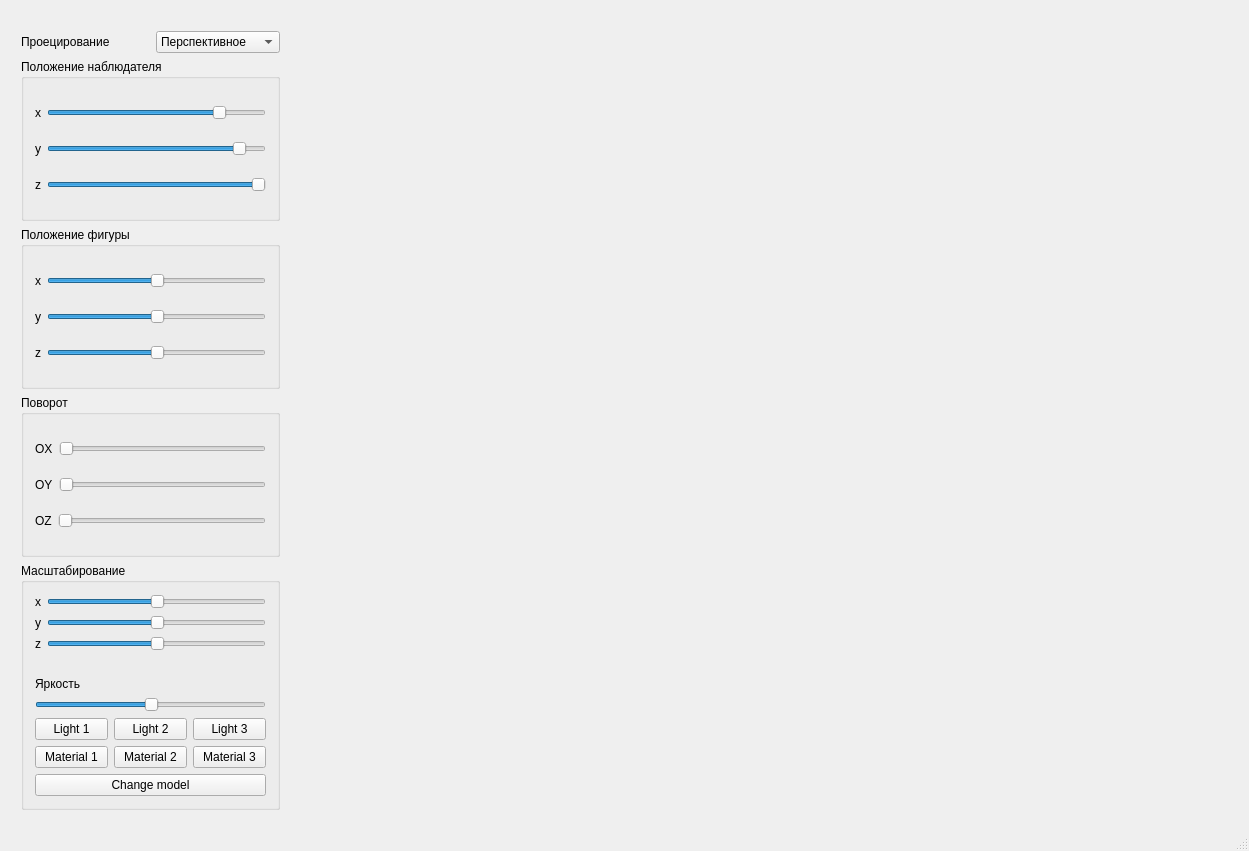
<?xml version="1.0" encoding="UTF-8"?>
<ui version="4.0">
 <class>MainWindow</class>
 <widget class="QMainWindow" name="MainWindow">
  <property name="geometry">
   <rect>
    <x>0</x>
    <y>0</y>
    <width>1249</width>
    <height>851</height>
   </rect>
  </property>
  <property name="windowTitle">
   <string>kg6</string>
  </property>
  <widget class="QWidget" name="centralWidget">
   <widget class="QWidget" name="layoutWidget">
    <property name="geometry">
     <rect>
      <x>10</x>
      <y>20</y>
      <width>281</width>
      <height>801</height>
     </rect>
    </property>
    <layout class="QVBoxLayout" name="verticalLayout_6">
     <item>
      <layout class="QHBoxLayout" name="horizontalLayout_13">
       <property name="spacing">
        <number>10</number>
       </property>
       <item>
        <widget class="QLabel" name="label_5">
         <property name="text">
          <string>Проецирование</string>
         </property>
        </widget>
       </item>
       <item>
        <widget class="QComboBox" name="comboBox">
         <item>
          <property name="text">
           <string>Перспективное</string>
          </property>
         </item>
         <item>
          <property name="text">
           <string>Ортогональное</string>
          </property>
         </item>
        </widget>
       </item>
      </layout>
     </item>
     <item>
      <widget class="QGroupBox" name="groupBox">
       <property name="title">
        <string>Положение наблюдателя</string>
       </property>
       <layout class="QVBoxLayout" name="verticalLayout_4">
        <item>
         <layout class="QHBoxLayout" name="horizontalLayout_4">
          <item>
           <widget class="QLabel" name="label_6">
            <property name="text">
             <string>x</string>
            </property>
           </widget>
          </item>
          <item>
           <widget class="QSlider" name="xSlider">
            <property name="value">
             <number>80</number>
            </property>
            <property name="orientation">
             <enum>Qt::Horizontal</enum>
            </property>
           </widget>
          </item>
         </layout>
        </item>
        <item>
         <layout class="QHBoxLayout" name="horizontalLayout_5">
          <item>
           <widget class="QLabel" name="label_7">
            <property name="text">
             <string>y</string>
            </property>
           </widget>
          </item>
          <item>
           <widget class="QSlider" name="ySlider">
            <property name="value">
             <number>90</number>
            </property>
            <property name="sliderPosition">
             <number>90</number>
            </property>
            <property name="orientation">
             <enum>Qt::Horizontal</enum>
            </property>
           </widget>
          </item>
         </layout>
        </item>
        <item>
         <layout class="QHBoxLayout" name="horizontalLayout_6">
          <item>
           <widget class="QLabel" name="label_8">
            <property name="text">
             <string>z</string>
            </property>
           </widget>
          </item>
          <item>
           <widget class="QSlider" name="zSlider">
            <property name="value">
             <number>99</number>
            </property>
            <property name="orientation">
             <enum>Qt::Horizontal</enum>
            </property>
           </widget>
          </item>
         </layout>
        </item>
       </layout>
      </widget>
     </item>
     <item>
      <widget class="QGroupBox" name="groupBox_3">
       <property name="title">
        <string>Положение фигуры</string>
       </property>
       <layout class="QVBoxLayout" name="verticalLayout_3">
        <item>
         <layout class="QHBoxLayout" name="horizontalLayout_7">
          <item>
           <widget class="QLabel" name="label_13">
            <property name="text">
             <string>x</string>
            </property>
           </widget>
          </item>
          <item>
           <widget class="QSlider" name="fxSlider">
            <property name="value">
             <number>50</number>
            </property>
            <property name="orientation">
             <enum>Qt::Horizontal</enum>
            </property>
           </widget>
          </item>
         </layout>
        </item>
        <item>
         <layout class="QHBoxLayout" name="horizontalLayout_8">
          <item>
           <widget class="QLabel" name="label_14">
            <property name="text">
             <string>y</string>
            </property>
           </widget>
          </item>
          <item>
           <widget class="QSlider" name="fySlider">
            <property name="value">
             <number>50</number>
            </property>
            <property name="sliderPosition">
             <number>50</number>
            </property>
            <property name="orientation">
             <enum>Qt::Horizontal</enum>
            </property>
           </widget>
          </item>
         </layout>
        </item>
        <item>
         <layout class="QHBoxLayout" name="horizontalLayout_9">
          <item>
           <widget class="QLabel" name="label_12">
            <property name="text">
             <string>z</string>
            </property>
           </widget>
          </item>
          <item>
           <widget class="QSlider" name="fzSlider">
            <property name="value">
             <number>50</number>
            </property>
            <property name="orientation">
             <enum>Qt::Horizontal</enum>
            </property>
           </widget>
          </item>
         </layout>
        </item>
       </layout>
      </widget>
     </item>
     <item>
      <widget class="QGroupBox" name="groupBox_2">
       <property name="title">
        <string>Поворот</string>
       </property>
       <layout class="QVBoxLayout" name="verticalLayout">
        <item>
         <layout class="QHBoxLayout" name="horizontalLayout">
          <item>
           <widget class="QLabel" name="label_9">
            <property name="text">
             <string>OX</string>
            </property>
           </widget>
          </item>
          <item>
           <widget class="QSlider" name="oxSlider">
            <property name="maximum">
             <number>100</number>
            </property>
            <property name="value">
             <number>0</number>
            </property>
            <property name="orientation">
             <enum>Qt::Horizontal</enum>
            </property>
           </widget>
          </item>
         </layout>
        </item>
        <item>
         <layout class="QHBoxLayout" name="horizontalLayout_2">
          <item>
           <widget class="QLabel" name="label_11">
            <property name="text">
             <string>OY</string>
            </property>
           </widget>
          </item>
          <item>
           <widget class="QSlider" name="oySlider">
            <property name="maximum">
             <number>100</number>
            </property>
            <property name="value">
             <number>0</number>
            </property>
            <property name="sliderPosition">
             <number>0</number>
            </property>
            <property name="orientation">
             <enum>Qt::Horizontal</enum>
            </property>
           </widget>
          </item>
         </layout>
        </item>
        <item>
         <layout class="QHBoxLayout" name="horizontalLayout_3">
          <item>
           <widget class="QLabel" name="label_10">
            <property name="text">
             <string>OZ</string>
            </property>
           </widget>
          </item>
          <item>
           <widget class="QSlider" name="ozSlider">
            <property name="maximum">
             <number>100</number>
            </property>
            <property name="value">
             <number>0</number>
            </property>
            <property name="sliderPosition">
             <number>0</number>
            </property>
            <property name="orientation">
             <enum>Qt::Horizontal</enum>
            </property>
           </widget>
          </item>
         </layout>
        </item>
       </layout>
      </widget>
     </item>
     <item>
      <widget class="QGroupBox" name="groupBox_4">
       <property name="title">
        <string>Масштабирование</string>
       </property>
       <layout class="QVBoxLayout" name="verticalLayout_2">
        <item>
         <layout class="QHBoxLayout" name="horizontalLayout_10">
          <item>
           <widget class="QLabel" name="label_19">
            <property name="text">
             <string>x</string>
            </property>
           </widget>
          </item>
          <item>
           <widget class="QSlider" name="sxSlider">
            <property name="value">
             <number>50</number>
            </property>
            <property name="orientation">
             <enum>Qt::Horizontal</enum>
            </property>
           </widget>
          </item>
         </layout>
        </item>
        <item>
         <layout class="QHBoxLayout" name="horizontalLayout_11">
          <item>
           <widget class="QLabel" name="label_20">
            <property name="text">
             <string>y</string>
            </property>
           </widget>
          </item>
          <item>
           <widget class="QSlider" name="sySlider">
            <property name="value">
             <number>50</number>
            </property>
            <property name="sliderPosition">
             <number>50</number>
            </property>
            <property name="orientation">
             <enum>Qt::Horizontal</enum>
            </property>
           </widget>
          </item>
         </layout>
        </item>
        <item>
         <layout class="QHBoxLayout" name="horizontalLayout_12">
          <item>
           <widget class="QLabel" name="label_18">
            <property name="text">
             <string>z</string>
            </property>
           </widget>
          </item>
          <item>
           <widget class="QSlider" name="szSlider">
            <property name="value">
             <number>50</number>
            </property>
            <property name="orientation">
             <enum>Qt::Horizontal</enum>
            </property>
           </widget>
          </item>
         </layout>
        </item>
        <item>
         <spacer name="horizontalSpacer">
          <property name="orientation">
           <enum>Qt::Horizontal</enum>
          </property>
          <property name="sizeHint" stdset="0">
           <size>
            <width>40</width>
            <height>20</height>
           </size>
          </property>
         </spacer>
        </item>
        <item>
         <widget class="QLabel" name="label">
          <property name="text">
           <string>Яркость</string>
          </property>
         </widget>
        </item>
        <item>
         <widget class="QSlider" name="horizontalSlider">
          <property name="value">
           <number>50</number>
          </property>
          <property name="orientation">
           <enum>Qt::Horizontal</enum>
          </property>
         </widget>
        </item>
        <item>
         <layout class="QHBoxLayout" name="horizontalLayout_14">
          <item>
           <widget class="QPushButton" name="pushButton">
            <property name="text">
             <string>Light 1</string>
            </property>
           </widget>
          </item>
          <item>
           <widget class="QPushButton" name="pushButton_2">
            <property name="text">
             <string>Light 2</string>
            </property>
           </widget>
          </item>
          <item>
           <widget class="QPushButton" name="pushButton_3">
            <property name="text">
             <string>Light 3</string>
            </property>
           </widget>
          </item>
         </layout>
        </item>
        <item>
         <layout class="QHBoxLayout" name="horizontalLayout_15">
          <item>
           <widget class="QPushButton" name="pushButton_4">
            <property name="text">
             <string>Material 1</string>
            </property>
           </widget>
          </item>
          <item>
           <widget class="QPushButton" name="pushButton_5">
            <property name="text">
             <string>Material 2</string>
            </property>
           </widget>
          </item>
          <item>
           <widget class="QPushButton" name="pushButton_6">
            <property name="text">
             <string>Material 3</string>
            </property>
           </widget>
          </item>
         </layout>
        </item>
        <item>
         <widget class="QPushButton" name="pushButton_7">
          <property name="text">
           <string>Change model</string>
          </property>
         </widget>
        </item>
       </layout>
      </widget>
     </item>
    </layout>
   </widget>
  </widget>
  <widget class="QStatusBar" name="statusBar"/>
 </widget>
 <layoutdefault spacing="6" margin="11"/>
 <resources/>
 <connections/>
</ui>
